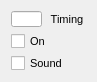
  <widget class="QWidget" name="layoutWidget_10">
   <property name="geometry">
    <rect>
     <x>510</x>
     <y>460</y>
     <width>79</width>
     <height>64</height>
    </rect>
   </property>
   <layout class="QVBoxLayout" name="verticalLayout_55">
    <item>
     <layout class="QHBoxLayout" name="horizontalLayout_20">
      <item>
       <widget class="QLineEdit" name="unit1UniselTimingLineEdit_5">
        <property name="sizePolicy">
         <sizepolicy hsizetype="Fixed" vsizetype="Fixed">
          <horstretch>0</horstretch>
          <verstretch>0</verstretch>
         </sizepolicy>
        </property>
        <property name="minimumSize">
         <size>
          <width>31</width>
          <height>16</height>
         </size>
        </property>
        <property name="maximumSize">
         <size>
          <width>31</width>
          <height>16</height>
         </size>
        </property>
        <property name="font">
         <font>
          <pointsize>8</pointsize>
         </font>
        </property>
       </widget>
      </item>
      <item>
       <widget class="QLabel" name="label_61">
        <property name="sizePolicy">
         <sizepolicy hsizetype="Fixed" vsizetype="Preferred">
          <horstretch>0</horstretch>
          <verstretch>0</verstretch>
         </sizepolicy>
        </property>
        <property name="minimumSize">
         <size>
          <width>38</width>
          <height>16</height>
         </size>
        </property>
        <property name="maximumSize">
         <size>
          <width>38</width>
          <height>16</height>
         </size>
        </property>
        <property name="font">
         <font>
          <pointsize>8</pointsize>
         </font>
        </property>
        <property name="text">
         <string>Timing</string>
        </property>
        <property name="alignment">
         <set>Qt::AlignCenter</set>
        </property>
       </widget>
      </item>
     </layout>
    </item>
    <item>
     <widget class="QCheckBox" name="unit1UniselOnCheckBox_5">
      <property name="sizePolicy">
       <sizepolicy hsizetype="Fixed" vsizetype="Fixed">
        <horstretch>0</horstretch>
        <verstretch>0</verstretch>
       </sizepolicy>
      </property>
      <property name="minimumSize">
       <size>
        <width>40</width>
        <height>16</height>
       </size>
      </property>
      <property name="maximumSize">
       <size>
        <width>40</width>
        <height>16</height>
       </size>
      </property>
      <property name="font">
       <font>
        <pointsize>8</pointsize>
       </font>
      </property>
      <property name="text">
       <string>On</string>
      </property>
     </widget>
    </item>
    <item>
     <widget class="QCheckBox" name="unit1UniselSoundCheckBox_5">
      <property name="sizePolicy">
       <sizepolicy hsizetype="Fixed" vsizetype="Fixed">
        <horstretch>0</horstretch>
        <verstretch>0</verstretch>
       </sizepolicy>
      </property>
      <property name="minimumSize">
       <size>
        <width>60</width>
        <height>16</height>
       </size>
      </property>
      <property name="maximumSize">
       <size>
        <width>60</width>
        <height>16</height>
       </size>
      </property>
      <property name="font">
       <font>
        <pointsize>8</pointsize>
       </font>
      </property>
      <property name="text">
       <string>Sound</string>
      </property>
     </widget>
    </item>
   </layout>
  </widget>
